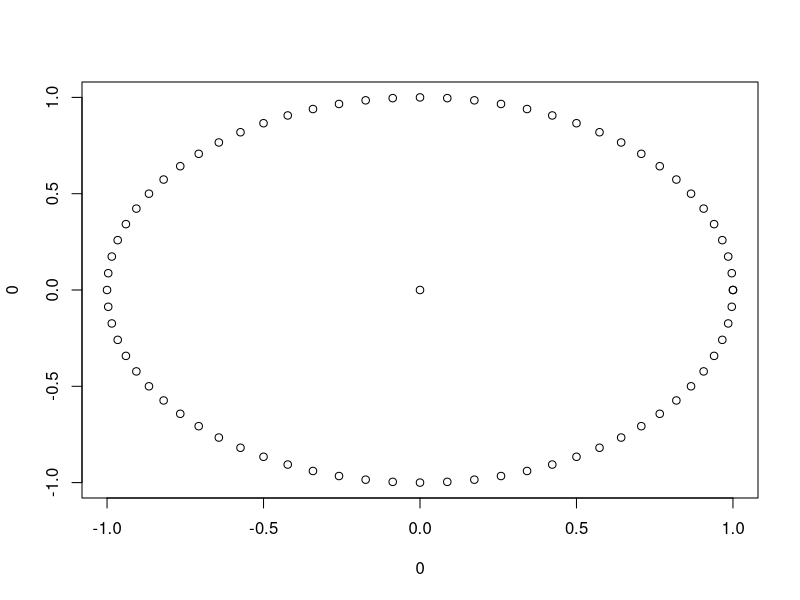
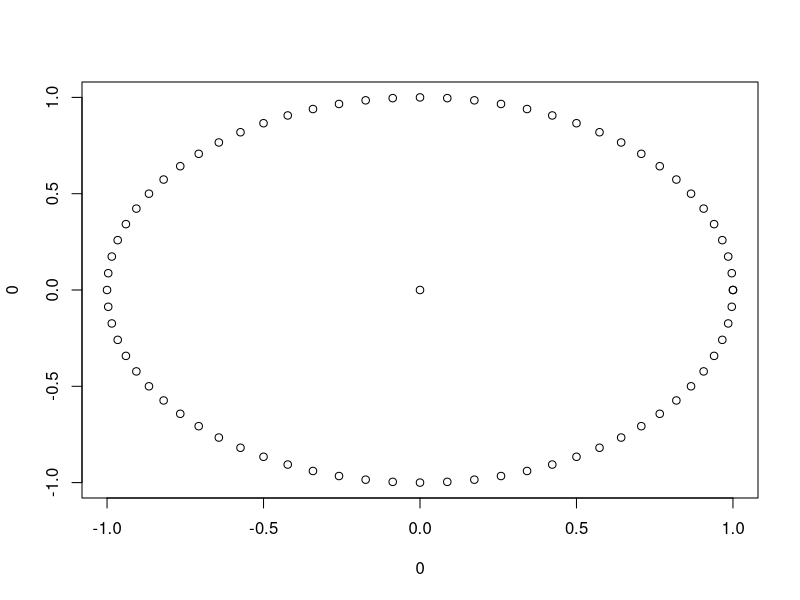
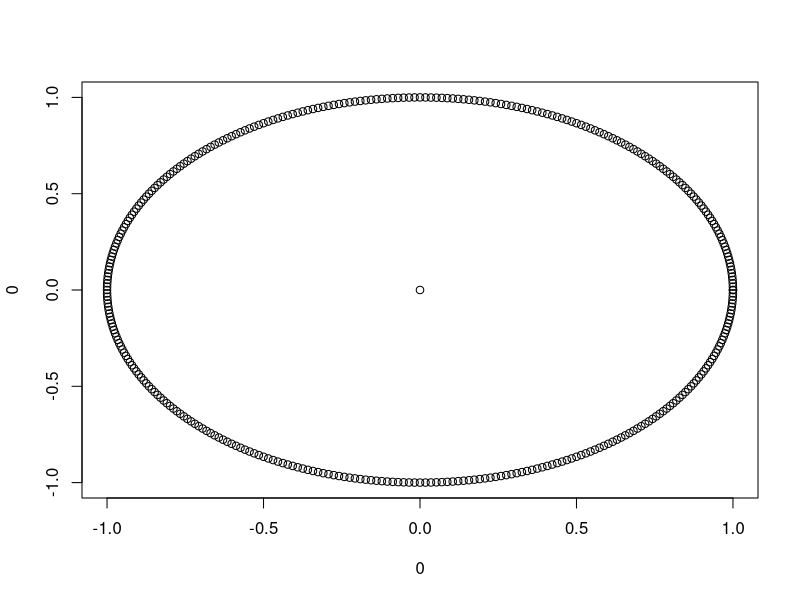
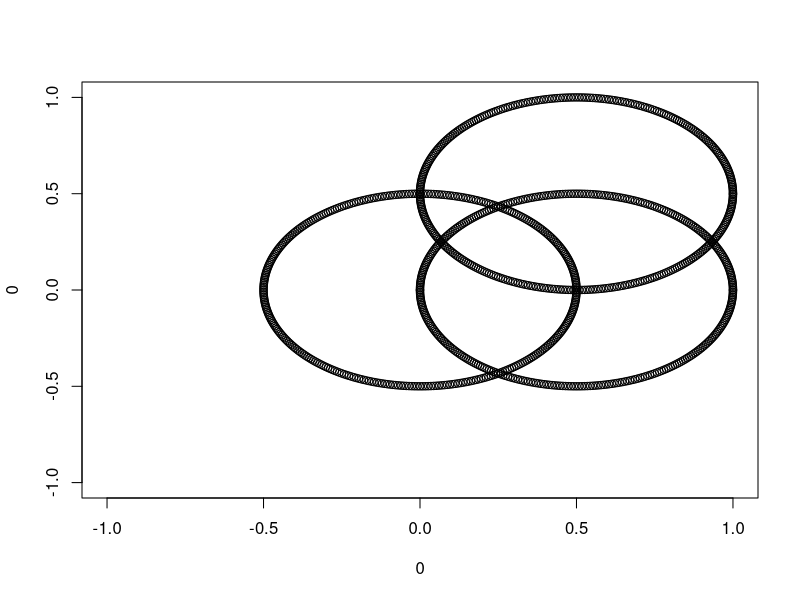
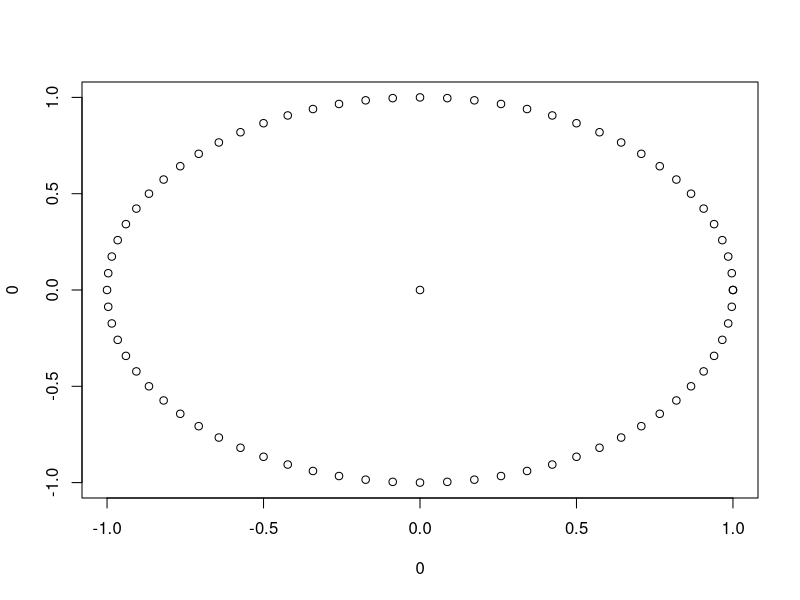
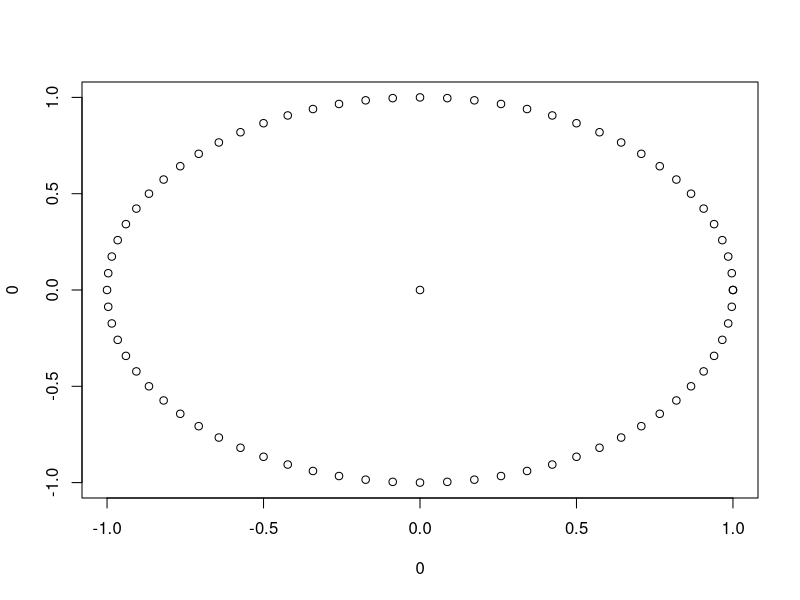
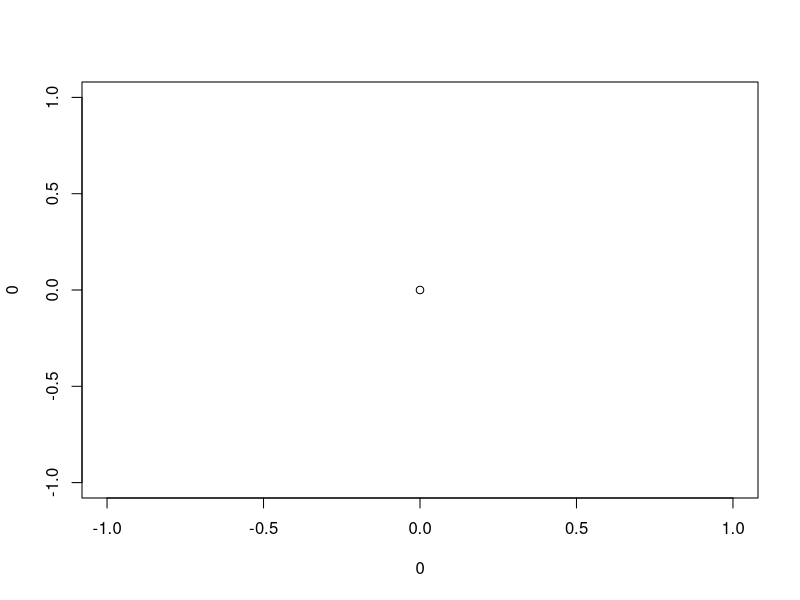
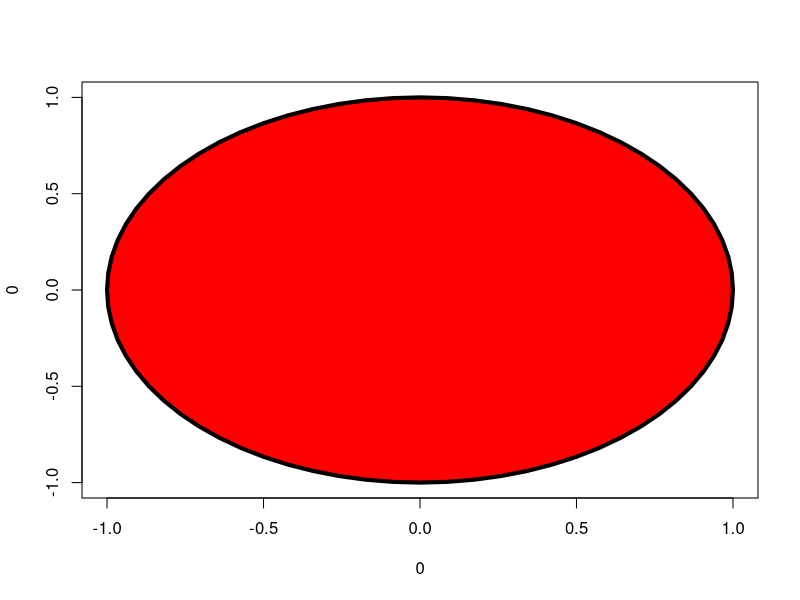

Source code (R) for these figures, in order:
# Solutions to exercises:
# https://adamtkocsis.com/rkheion/Exercises/2023-12-18_draw_circle_vector.html
# https://adamtkocsis.com/rkheion/Exercises/2024-01-02_circle_polygon.html

################################################################################
# 1. Basic code to plot things
plot(0,0)

# sequence of degrees
deg <- seq(0,360,by=5)

# the degrees changed to radians
rad <- deg/180*pi

# Coordinate calculation
x <- cos(rad)
y <- sin(rad)

# plotting
points(x,y)

################################################################################
# 2. Writing this up as a function
# As a function
Circle <- function(x=0, y=0, by=5, radius=1){
  deg <- seq(0,360,by=by)
  rad <- deg/180*pi
  
  xCoord <- cos(rad)*radius + x
  yCoord <- sin(rad)*radius + y
  
  points(xCoord,yCoord)
}

# works the same way as before!
plot(0,0)
Circle()

# more configuration
plot(0,0)
Circle(by=1)

#  even more arguments!
plot(0,0)
Circle(by=1, radius=0.5)
Circle(by=1, radius=0.5, x=0.5)
Circle(by=1, radius=0.5, x=0.5, y=0.5)


################################################################################
# 3. Modifying the return value of the function + documentation

# Actual return
#' Function to calculation coordinates of a circle
#' @param x X coordinate of center
#' @param y Y coordinate of center
#' @param by Angular distance between points
#' @radius radius of the circle
#' @plot logical, should the circle be be plotted
#' @return A 2 column matrix (x and y coordinates, invisible)
Circle <- function(x=0, y=0, by=5, radius=1, plot=FALSE){
  # calculate degrees
  deg <- seq(0,360,by=by)
  
  # translate to radians
  rad <- deg/180*pi
  
  # calculate coordinates
  xCoord <- cos(rad)*radius + x
  yCoord <- sin(rad)*radius + y
  
  if(plot) points(xCoord, yCoord)
  
  # inisible return - does the same as return, but only when assigned
  invisible(cbind(xCoord,yCoord))
}

# work shte same way as before
plot(0,0)
cir <- Circle(plot=FALSE)
points(x=cir)

plot(0,0)
Circle(plot=TRUE)


plot(0,0)
cir <- Circle(plot=FALSE)


################################################################################
# 4. Modifying the function so it is plotting a polygon

#' Function to calculation coordinates of a circle
#' @param x X coordinate of center
#' @param y Y coordinate of center
#' @param by Angular distance between points
#' @radius radius of the circle
#' @col col argument of polygon
#' @border border argument of polygon
#' @lwd lwd argument of polygon
#' @lty lty argument of polygon
#' @plot logical, should the circle be be plotted
#' @return A 2 column matrix (x and y coordinates, invisible)
Circle <- function(x=0, y=0, by=5, radius=1, plot=TRUE, col=1, border=1, lwd=1, lty=1){
  # calculate degrees
  deg <- seq(0,360,by=by)
  
  # translate to radians
  rad <- deg/180*pi
  
  # calculate coordinates
  xCoord <- cos(rad)*radius + x
  yCoord <- sin(rad)*radius + y
  
  if(plot) polygon(xCoord, yCoord, lwd=lwd, lty=lty, col=col, border=border)
  
  # inisible return - does the same as return, but only when assigned
  invisible(cbind(xCoord,yCoord))
}

# default is black
plot(0,0)
Circle(plot=TRUE)
Circle(plot=TRUE, col="red", lwd=4)

plot(0,0)
Circle(by=1,plot=TRUE, col="red", lty=1)

plot(0,0)
Circle(x=0, y=0, r=1, by=5, col="#4466FF44")
